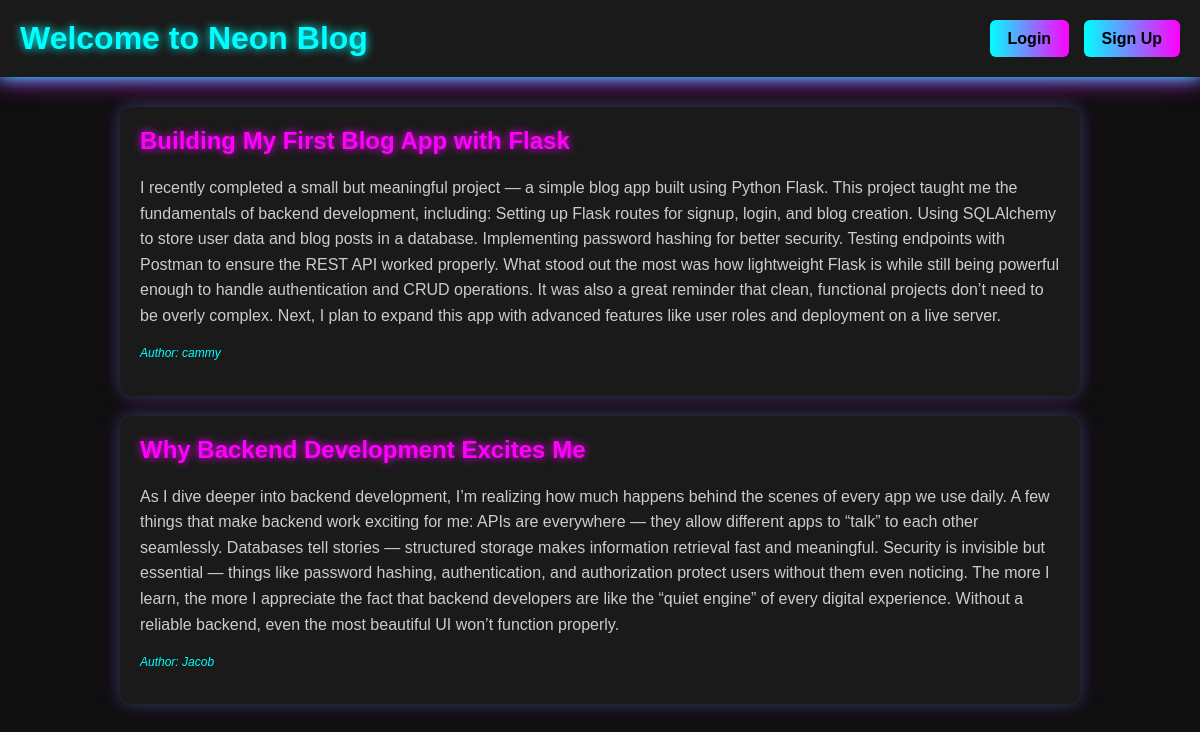
The page /home_page on the database its author committed.
### main.py (models this page shows, shortened)
class Post(db.Model):
    id = db.Column(db.Integer, primary_key = True)
    title = db.Column(db.String(100), nullable = False)
    content = db.Column(db.String(500), nullable = False)
    user_id = db.Column(db.Integer, db.ForeignKey('user.id'), nullable = False)
    user = db.relationship('User', back_populates = 'post')

class User(db.Model, UserMixin):
    id = db.Column(db.Integer, primary_key = True)
    fullname = db.Column(db.String(50), nullable = False)
    username = db.Column(db.String(20), nullable = False, unique = True)
    email = db.Column(db.String(50), nullable = False)
    password = db.Column(db.String(500), nullable = False)
    post = db.relationship('Post', back_populates = 'user', lazy = True)

### main.py (the view)
@app.route('/', methods = ['GET', 'POST'])
@app.route('/home_page', methods = ['GET', 'POST'])
def home_page():
    posts = Post.query.all()
    return render_template('home_page.html', posts = posts, current_user = current_user)

### templates/home_page.html (shortened to what this page needs)
<!DOCTYPE html>
<html lang="en">
<head>
</head>
<body>
  <header>
    <h1>Welcome to Neon Blog</h1>
    <div class="nav-buttons">
      {% if current_user.is_authenticated %}
        <a href="{{ url_for('logout_page') }}">Logout</a>
      {% else %}
        <a href="{{ url_for('login_page') }}">Login</a>
        <a href="{{ url_for('signup_page') }}">Sign Up</a>
      {% endif %}
    </div>
  </header>
  <div class="container">
    {% for post in posts %}
    <div class="post">
      <h2>{{ post.title }}</h2>
      <p>{{ post.content }}</p>
      <p class="author">Author: {{ post.user.username }}</p>
    </div>
    {% else %}
    <p>No posts available yet.</p>
    {% endfor %}
  </div>
</body>
</html>

### templates/home_page.html (style rules this page uses)
body { background: #0f0f0f; font-family: Arial, sans-serif; color: #fff; margin: 0; padding: 0; }
header { background: #1a1a1a; padding: 20px; display: flex; justify-content: space-between; align-items: center; box-shadow: 0 0 15px #00ffff, 0 0 25px #ff00ff; }
header h1 { color: #00ffff; text-shadow: 0 0 10px #00ffff; margin: 0; }
.nav-buttons a { text-decoration: none; padding: 10px 18px; margin-left: 10px; border-radius: 6px; background: linear-gradient(90deg, #00ffff, #ff00ff); color: #000; font-weight: bold; transition: opacity 0.3s; }
.container { width: 80%; margin: 30px auto; }
.post { background: #1a1a1a; padding: 20px; margin-bottom: 20px; border-radius: 12px; box-shadow: 0 0 15px #00ffff33, 0 0 25px #ff00ff33; }
.post h2 { margin-top: 0; color: #ff00ff; text-shadow: 0 0 8px #ff00ff; }
.post p { color: #ccc; line-height: 1.6; }
.post p.author { color: #00ffff; font-style: italic; font-size: 12px; margin-top: 5px; }

### rows shown on the page
Post: title "Building My First Blog App with Flask", content "I recently completed a small but meaningful project — a simple blog app built using Python Flask. This project taught me the fundamentals of backend development, including: Setting up Flask routes for signup, login, and blog creation. Using SQLAlchemy to store user data and blog posts in a database. Implementing password hashing for better security. Testing endpoints with Postman to ensure the REST API worked properly. What stood out the most was how lightweight Flask is while still being powerful enough to handle authentication and CRUD operations. It was also a great reminder that clean, functional projects don’t need to be overly complex. Next, I plan to expand this app with advanced…", user.username "cammy"
Post: title "Why Backend Development Excites Me", content "As I dive deeper into backend development, I’m realizing how much happens behind the scenes of every app we use daily. A few things that make backend work exciting for me: APIs are everywhere — they allow different apps to “talk” to each other seamlessly. Databases tell stories — structured storage makes information retrieval fast and meaningful. Security is invisible but essential — things like password hashing, authentication, and authorization protect users without them even noticing. The more I learn, the more I appreciate the fact that backend developers are like the “quiet engine” of every digital experience. Without a reliable backend, even the most beautiful UI won’t function…", user.username "Jacob"
